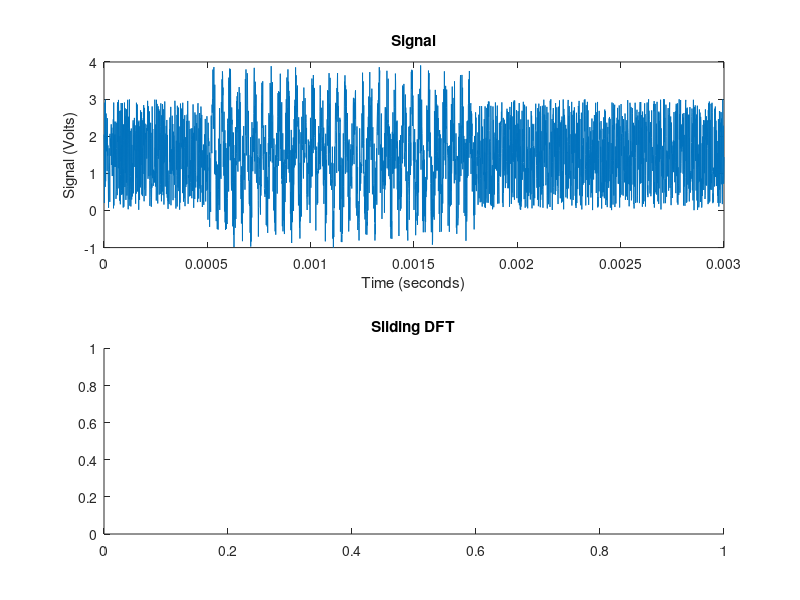

MATLAB code to generate this figure: (Note: this script raises an error after producing the figure.)
samprate = 1000000;
targetfreq = 25000;
sampduration = 0.003;
pingdelay = 0.0005;
pingduration = 0.0013;

t = 0:(1/samprate):sampduration;
samp = sin(2*pi*targetfreq*t) ...
       .* (t > pingdelay & (t < pingduration + pingdelay)) ...
       + rand(1,length(t))*3;

subplot(2,1,1);
plot(t,samp);
title("Signal");
xlabel("Time (seconds)");
ylabel("Signal (Volts)");

subplot(2,1,2);
title("Sliding DFT");
plot(t,slidingdft(samp,targetfreq,samprate));
xlabel("Time (seconds)");
ylabel("Sliding Fourier amplitude");
